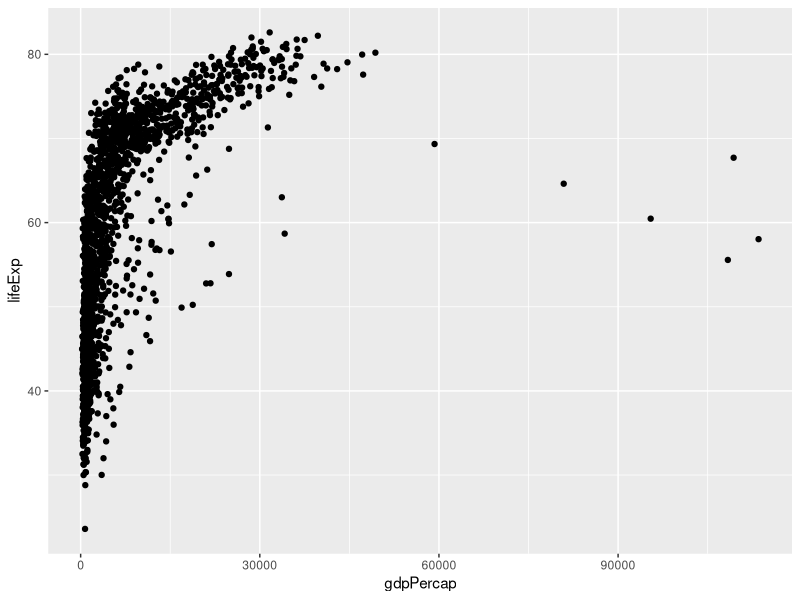
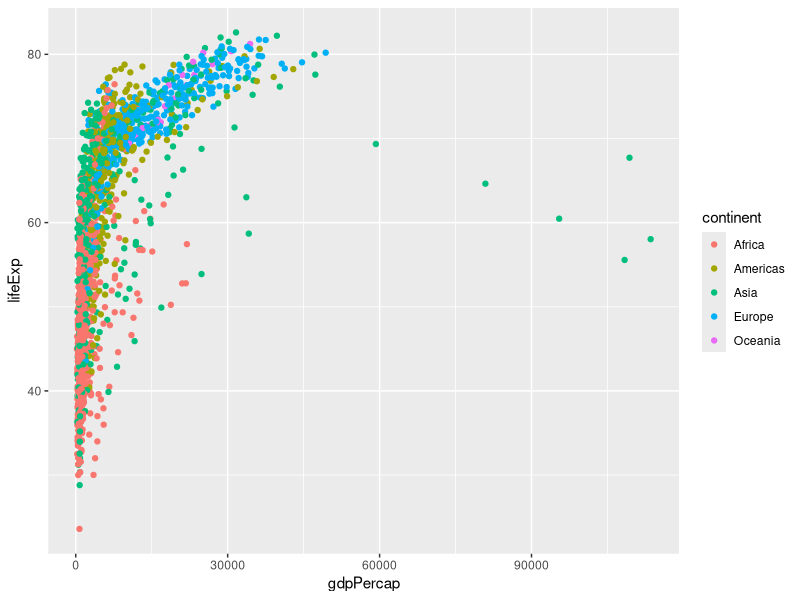
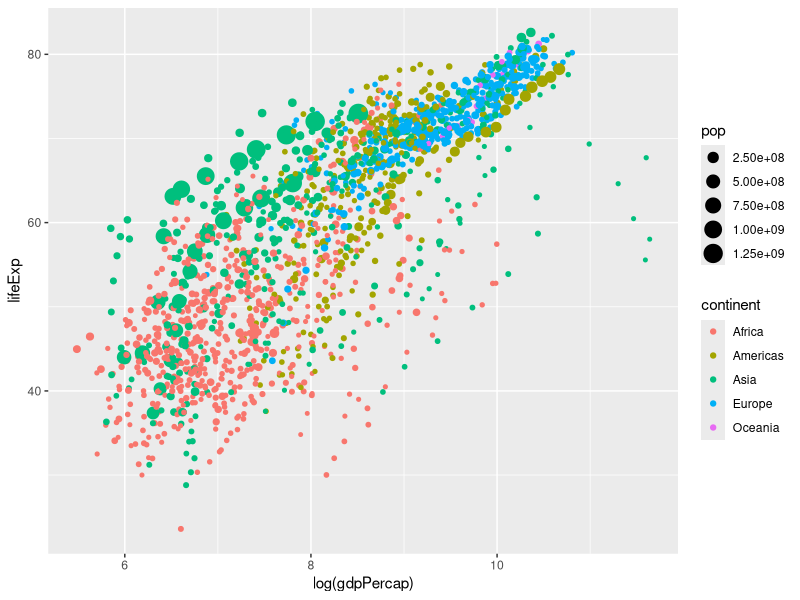
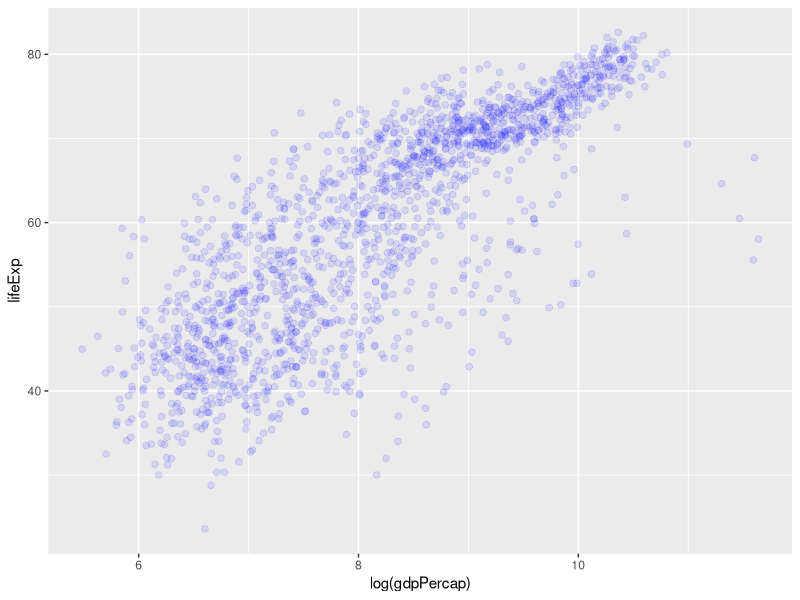
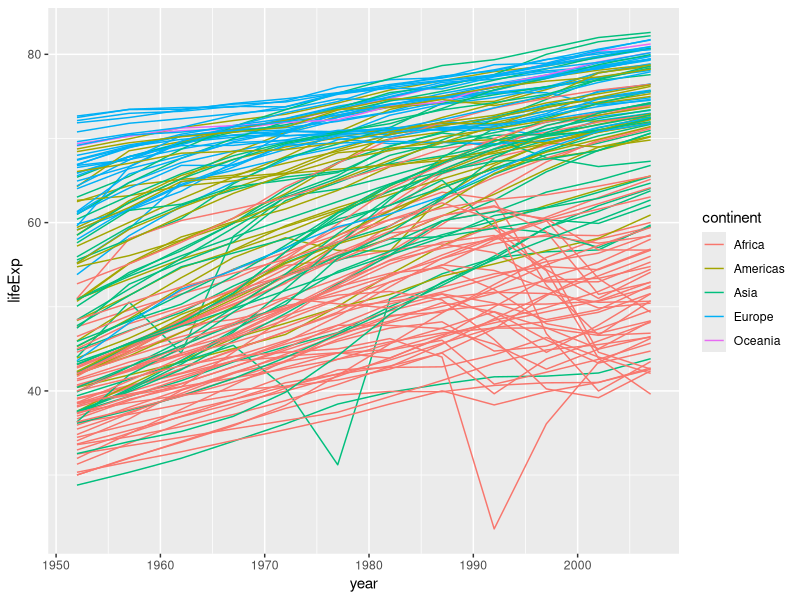
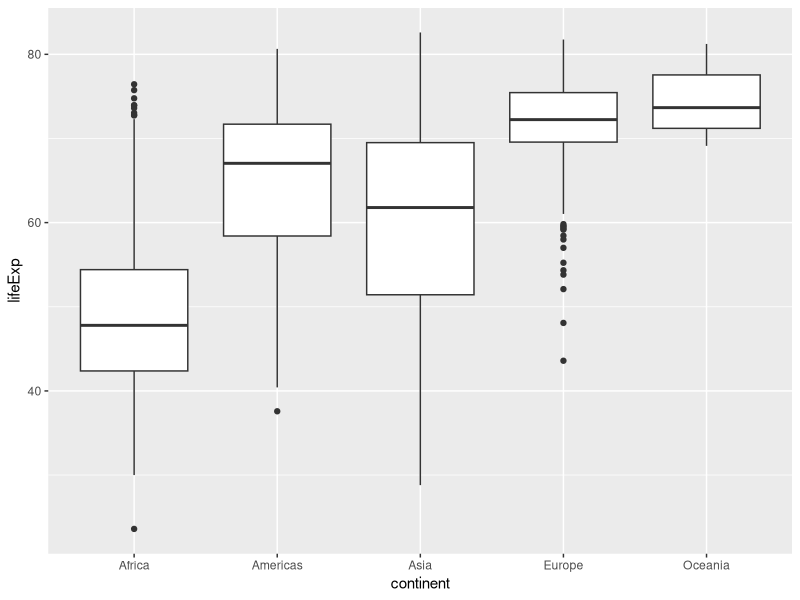
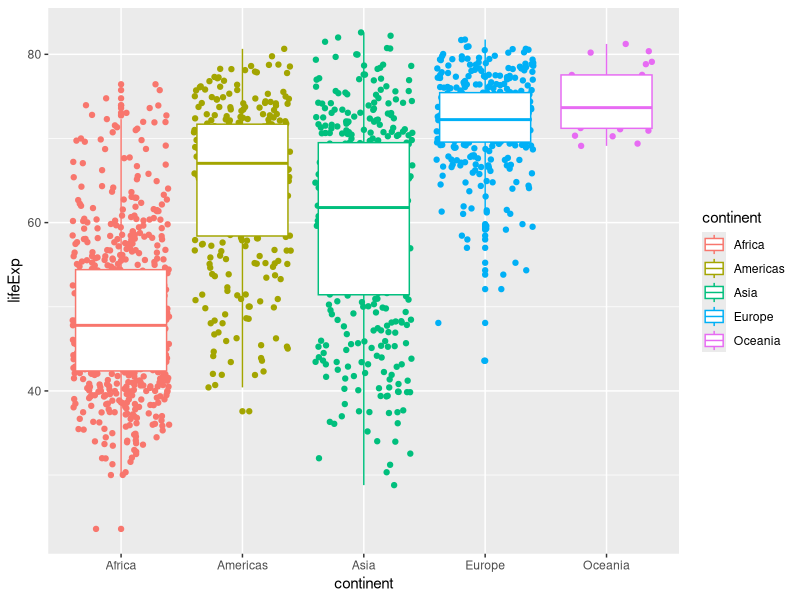
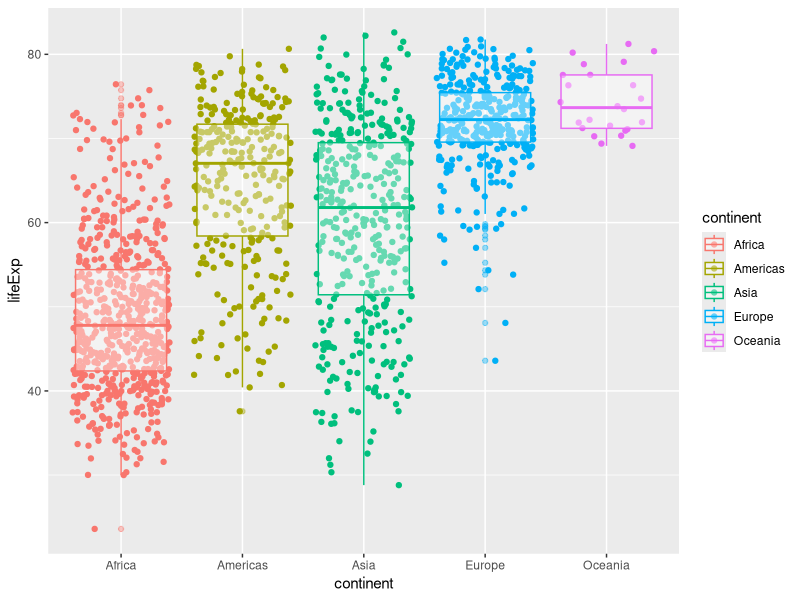

These figures' R source, in order:
## ---- chunk 1
knitr::opts_chunk$set(echo = TRUE)
## ---- chunk 2
packagelist <- c("tidyverse", "maps")
lapply(packagelist, library, character.only = TRUE)
## ---- chunk 3
GapMinder <- read_csv("./Data/gapminder-FiveYearData.csv")
## ---- chunk 4
ggplot(data = GapMinder) +
    geom_point(mapping = aes(x = gdpPercap, y = lifeExp))
## ---- chunk 5
ggplot(data = GapMinder) +
    geom_jitter(mapping = aes(x = gdpPercap, y = lifeExp, color = continent))
## ---- chunk 6
ggplot(data = GapMinder) +
    geom_point(mapping = aes(x = log(gdpPercap), y = lifeExp, color = continent, size = pop))
## ---- chunk 7
ggplot(data = GapMinder) +
    geom_point(mapping = aes(x = log(gdpPercap), y = lifeExp), 
               alpha = 0.1, 
               size = 2, 
               color = "blue",
               size = 2)
## ---- chunk 8
ggplot(data = GapMinder) +
    geom_line(mapping = aes(x =year, 
                            y = lifeExp,
                            group = country,
                            color = continent))
## ---- chunk 9
ggplot(data = GapMinder) +
    geom_boxplot(mapping = aes(x =continent, 
                            y = lifeExp))
## ---- chunk 10
ggplot(data = GapMinder) +
    geom_jitter(mapping = aes(x = continent,
                              y = lifeExp,
                              color = continent)) +
    geom_boxplot(mapping = aes(x =continent, 
                            y = lifeExp, 
                            color = continent))
## ---- chunk 11
ggplot(data = GapMinder, mapping = aes(x =continent, 
                            y = lifeExp, 
                            color = continent)) +
    geom_jitter() +
    geom_boxplot(alpha = 0.4)
## ---- chunk 12
ggplot(data = GapMinder, 
       mapping = aes(x =log(gdpPercap), 
                     y = lifeExp, 
                     color = continent)) +
    geom_jitter(alpha = 0.2) +
    geom_smooth(method = "lm")
## ---- chunk 13
ggplot(data = GapMinder, 
       mapping = aes(x =log(gdpPercap), 
                     y = lifeExp)) +
    geom_jitter(mapping = aes(color = continent), alpha = 0.2) +
    geom_smooth(method = "lm")
## ---- chunk 14
GapMinder %>% 
    mutate(year = as.factor(year)) %>% 
    ggplot(aes(x = year, y = lifeExp)) +
    geom_boxplot()
## ---- chunk 15
GapMinder %>% 
    mutate(year = as.factor(year)) %>% 
    ggplot(aes(x = year, 
               y = log(gdpPercap))) +
    geom_boxplot()
## ---- chunk 16
GapMinder %>% 
    ggplot(aes(x = lifeExp, y = log(gdpPercap))) +
    geom_density2d()
## ---- chunk 17
GapMinder %>% 
    ggplot(aes(x = gdpPercap, 
               y = lifeExp)) +
    geom_point() + 
    geom_smooth(method = "loess") +
    scale_x_log10() +
    facet_wrap(~continent)
## ---- chunk 18
GapMinder %>% 
    mutate(year = as.factor(year)) %>% 
    ggplot(aes(x = gdpPercap, 
               y = lifeExp)) +
    geom_point() + 
    geom_smooth(method = "lm") +
    scale_x_log10() +
    facet_wrap(~year)
## ---- chunk 19
GapMinder %>% 
    mutate(year = as.factor(year)) %>% 
    ggplot(aes(x = gdpPercap, 
               y = lifeExp,
               group = year)) +
    geom_point() + 
    geom_smooth(method = "lm") +
    scale_x_log10() +
    facet_wrap(~continent)
## ---- chunk 20
GapMinder %>% 
    filter(year == 2007) %>% 
    ggplot() +
    geom_bar(mapping = aes(x = continent), stat = "count")
## ---- chunk 21
GapMinder %>% 
    filter(year == 2007, continent == "Oceania") %>% 
    ggplot() +
    geom_bar(mapping = aes(x = country), 
             stat = "count")
## ---- chunk 22
GapMinder %>% 
    filter(year == 2007, continent == "Oceania") %>% 
    ggplot() +
    geom_bar(mapping = aes(x = country, 
                           y = pop), 
             stat = "identity")
## ---- chunk 23
GapMinder %>% 
    filter(year == 2007, continent == "Asia") %>% 
    ggplot() +
    geom_bar(mapping = aes(x = country, 
                           y = pop), 
             stat = "identity")
## ---- chunk 24
GapMinder %>% 
    filter(year == 2007, continent == "Asia") %>% 
    ggplot() +
    geom_bar(mapping = aes(x = country, 
                           y = pop), 
             stat = "identity") +
    coord_flip()
## ---- chunk 25
GapMinder %>% 
    mutate(year = as.factor(year)) %>% 
    ggplot(aes(x = gdpPercap, 
               y = lifeExp,
               color = continent)) +
    geom_point() + 
    scale_x_log10() +
    facet_wrap(~year)
## ---- chunk 26
GapMinder %>% 
    mutate(year = as.factor(year)) %>% 
    ggplot(aes(x = gdpPercap, 
               y = lifeExp,
               color = continent,
               size = pop/10^6)) +
    geom_point() + 
    scale_x_log10() +
    facet_wrap(~year)
## ---- chunk 27
GapMinder %>% 
    mutate(year = as.factor(year)) %>% 
    ggplot(aes(x = gdpPercap, 
               y = lifeExp,
               color = continent,
               size = pop/10^6)) +
    geom_point() + 
    scale_x_log10() +
    facet_wrap(~year) +
    labs(title = "GDP per capita per year per continent",
         subtitle = "In the last 50 years, life expectancy has improved in most countries of the world",
         caption = "Gapminder foundation, gapminder.com",
         x = "GDP per capita in ''000 USD",
         y = "Life expectancy",
         color = "Continent",
         size = "Population, millions")
## ---- chunk 28
ggsave("my_fancy_plot.png", 
       path = "./Plots", 
       device = "png", 
       dpi = 300)
## ---- chunk 29
# base R
rep("This is an example", times = 3)

# tidy R
"This is an example" %>% 
    rep(3)
## ---- chunk 30
# base R
year_country_gdp <- select(GapMinder, year, country, gdpPercap)
# dplyr
year_country_gdp <- GapMinder %>% 
    select(year, country, gdpPercap)
## ---- chunk 31
GapMinder %>% 
    filter(year == 2002) %>% 
    ggplot(mapping = aes(x = continent, y = pop)) +
    geom_boxplot()
## ---- chunk 32
year_country_gdp_euro <- GapMinder %>% 
    filter(continent == "Europe") %>% 
    select(year, country, gdpPercap)
## ---- chunk 33
country_lifeExp_Norway <- GapMinder %>% 
    filter(country=="Norway") %>% 
    select(gdpPercap, lifeExp, year) 
## ---- chunk 34
GapMinder %>% 
    group_by(continent)
## ---- chunk 35
GapMinder %>% 
    group_by(continent) %>% 
    summarize(mean_gdpPercap = mean(gdpPercap))
## ---- chunk 36
GapMinder %>% 
    summarize(mean_gdpPercap = mean(gdpPercap))
## ---- chunk 37
GapMinder %>% 
    group_by(continent) %>% 
    summarize(mean_gdpPercap = mean(gdpPercap)) %>% 
    ggplot(aes(x = continent, y = mean_gdpPercap)) +
    geom_point()
## ---- chunk 38
GapMinder %>% 
    filter(continent == "Asia") %>% 
    group_by(country) %>% 
    summarize(avgLifeExp = mean(lifeExp)) %>% 
    filter(avgLifeExp== min(avgLifeExp) | avgLifeExp == max(avgLifeExp))
## ---- chunk 39
GapMinder %>% 
    filter(continent == "Asia") %>% 
    group_by(country) %>% 
    summarize(avgLifeExp = mean(lifeExp)) %>% 
    ggplot(aes(x=reorder(country, avgLifeExp), y =avgLifeExp)) +
    geom_bar(stat = "identity") +
    coord_flip()
## ---- chunk 40
GapMinder %>% 
    mutate(gdp_billion = gdpPercap*pop/10^9) %>% 
    group_by(continent, year) %>% 
    summarize(mean_gdp_billion = mean(gdp_billion))
## ---- chunk 41
library(maps)

GapMinder_country_summary <- GapMinder %>% 
    group_by(country) %>% 
    summarize(mean_lifeExp = mean(lifeExp))

map_data("world")  %>% 
    rename(country = region) %>% 
    left_join(GapMinder_country_summary, by = "country") %>% 
    ggplot() +
    geom_polygon(aes(x = long, y = lat, group = group, fill = mean_lifeExp)) +
    scale_fill_gradient(low = "blue", high = "red") +
    coord_equal()
    
## ---- chunk 42
unique(GapMinder$country)
## ---- chunk 43
GapMinder$country[GapMinder$country == "United States"] <- "USA"
